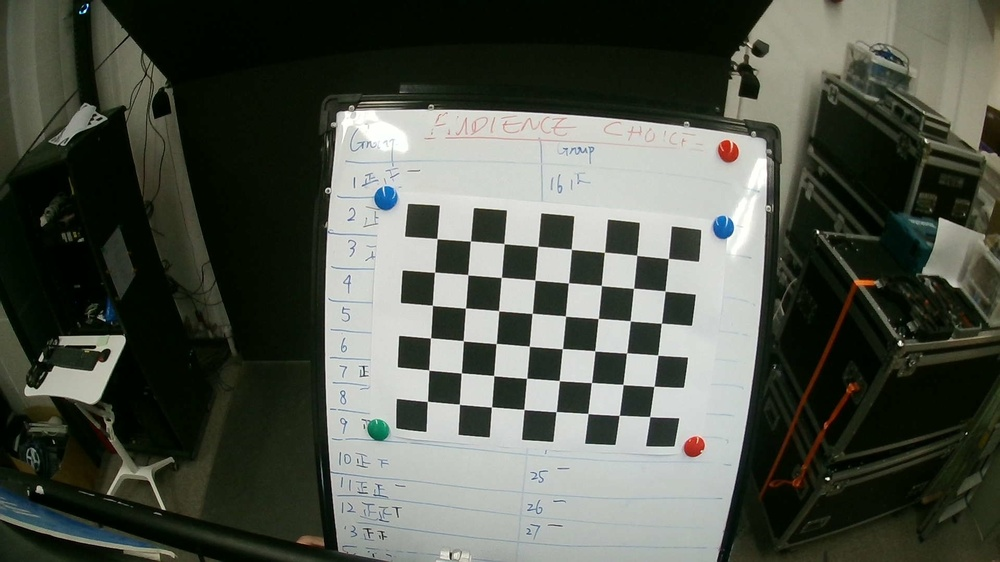
#> input picture calibration_images2/20241217_174009.jpg, 1000 x 562 px, shrunk from 1920 x 1080 before the run; its folder holds only this picture in this run
$ python cali_intrinsic.py
#> lines starting #> are read from the running program, lines starting #| are printed output that depends on the picture; after the words box and inside, x2 and y2 are one past the last pixel; in counts of white or black regions, pixels touching at a corner belong together
import numpy as np
import cv2 as cv
import glob
import os
import json


# Define the number of inner corners (rows and columns) in the chessboard
chessboard_rows = 6  # Number of inner corners in rows
chessboard_cols = 8  # Number of inner corners in columns
chessboard_length_mm = 60
images_path = "./calibration_images2/*.jpg"

# Termination criteria for corner refinement
criteria = (cv.TERM_CRITERIA_EPS + cv.TERM_CRITERIA_MAX_ITER, 30, 0.001)

# Prepare object points, like (0,0,0), (1,0,0), (2,0,0) ....,(cols-1, rows-1, 0)
objp = np.zeros((chessboard_rows * chessboard_cols, 3), np.float32)
objp[:, :2] = np.mgrid[0:chessboard_cols, 0:chessboard_rows].T.reshape(-1, 2)
objp *= chessboard_length_mm

# Arrays to store object points and image points from all the images
objpoints = []  # 3d point in real world space
imgpoints = []  # 2d points in image plane

# Load all images with .jpg extension
images = glob.glob(images_path)

for fname in images:
    img = cv.imread(fname)
#> img is the input picture: shape (562, 1000, 3); mean B, G, R 75.3, 84.7, 80.3
    gray = cv.cvtColor(img, cv.COLOR_BGR2GRAY)

    # Find the chessboard corners
    ret, corners = cv.findChessboardCorners(gray, (chessboard_cols, chessboard_rows), None)
#> ret = True; corners = 48 rows, first 8: [437, 238.6], [470.5, 241], [504.1, 243.7], [537.7, 246.4], [571.3, 249.2], [604.4, 252.3], [636.6, 255.2], [668.3, 258.5]

    # If found, add object points and refine image points
    if ret == True:
        objpoints.append(objp)

        corners2 = cv.cornerSubPix(gray, corners, (11, 11), (-1, -1), criteria)
#> corners2 = 48 rows, first 8: [436.9, 238.6], [470.5, 241], [504, 243.6], [537.7, 246.4], [571.4, 249.3], [604.4, 252.3], [636.7, 255.3], [668.3, 258.5]
        imgpoints.append(corners2)

        # Draw and display the corners
        cv.drawChessboardCorners(img, (chessboard_cols, chessboard_rows), corners2, ret)
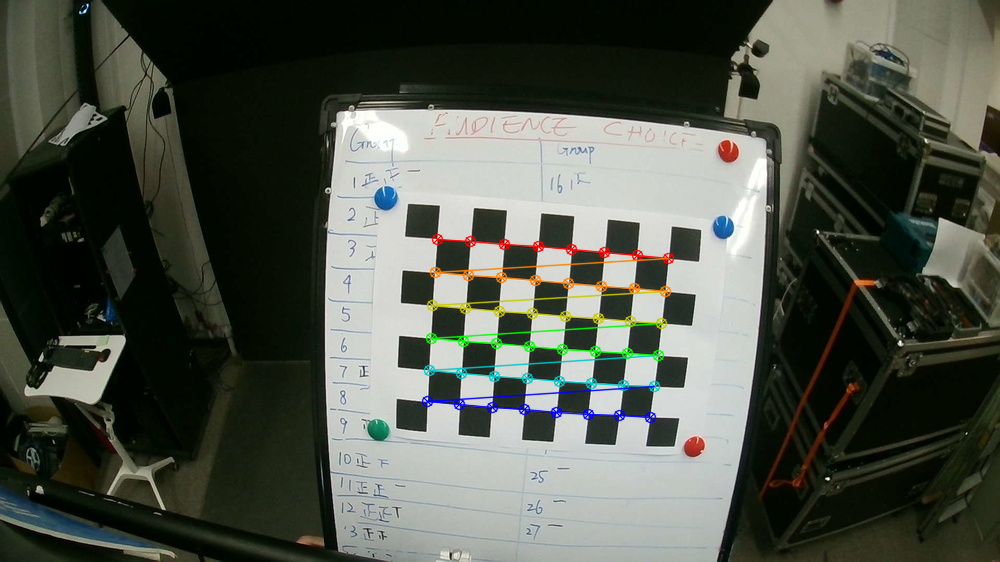
#> img: shape (562, 1000, 3); 1.99% of pixels changed, all inside (x1, y1, x2, y2) = (421, 233, 675, 424)
        # cv.imshow('Chessboard Corners', img)
        # cv.waitKey(500)

cv.destroyAllWindows()

# start to calibrate
# gray.shape ==> (h, w) , -1 means reverse
# opencv function needs (x,y) format
ret, mtx, dist, rvecs, tvecs = cv.calibrateCamera(objpoints, imgpoints, gray.shape[::-1], None, None)
#> ret = 0.102; mtx = [[427.3, 0, 531.3], [0, 428.6, 267.8], [0, 0, 1]]; dist = [[-0.298, 0.902, 0.015, -0.00372, -2.16]]; rvecs = ([0.0836, -0.0178, 0.0822],); tvecs = ([-167.9, -52.48, 750.9],)

def save_calibration_to_json(ret, mtx, dist, rvecs, tvecs, output_file="camera_calibration.json"):
    """
    将相机标定结果保存到 JSON 文件。

    参数:
        ret (float): 重投影误差。
        mtx (numpy.ndarray): 相机内参矩阵。
        dist (numpy.ndarray): 畸变系数。
        rvecs (list): 旋转向量的列表。
        tvecs (list): 平移向量的列表。
        output_file (str): 保存 JSON 文件的路径，默认是 "camera_calibration.json"。

    返回:
        bool: 保存成功返回 True，否则返回 False。
    """
#> called with ret = 0.102, mtx = array of shape (3, 3), dist = array of shape (1, 5), rvecs = ([0.0836, -0.0178, 0.0822],), tvecs = ([-167.9, -52.48, 750.9],), output_file = 'intrinsic.json'
    try:
        # 将标定结果转换为 JSON 格式
        calibration_data = {
            # "ret": ret,  # 重投影误差
            "camera_matrix": mtx.tolist(),  # 相机内参矩阵
            "dist_coeffs": dist.tolist(),  # 畸变系数
            # "rvecs": [rvec.flatten().tolist() for rvec in rvecs],  # 旋转向量
            # "tvecs": [tvec.flatten().tolist() for tvec in tvecs],  # 平移向量
        }
#> calibration_data = {'camera_matrix': [[427.3, 0, 531.3], [0, 428.6, 267.8], [0, 0, 1]], 'dist_coeffs': [[-0.298, 0.902, 0.015, -0.00372, -2.16]]}

        # 保存结果到 JSON 文件
        with open(output_file, "w") as f:
            json.dump(calibration_data, f, indent=4)

        print(f"Camera calibration data has been saved to {output_file}")
        return True

    except Exception as e:
        print(f"An error occurred: {e}")
        return False

save_calibration_to_json(ret, mtx, dist, rvecs, tvecs, output_file="intrinsic.json")

for fname in images:
    img = cv.imread(fname)
    h,  w = img.shape[:2]
    newcameramtx, roi = cv.getOptimalNewCameraMatrix(mtx, dist, (w,h), 1, (w,h))
#> newcameramtx = [[427.3, 0, 531.3], [0, 428.6, 267.8], [0, 0, 1]]; roi = (0, 0, 999, 561)
    # undistort
    dst = cv.undistort(img, mtx, dist, None, newcameramtx)
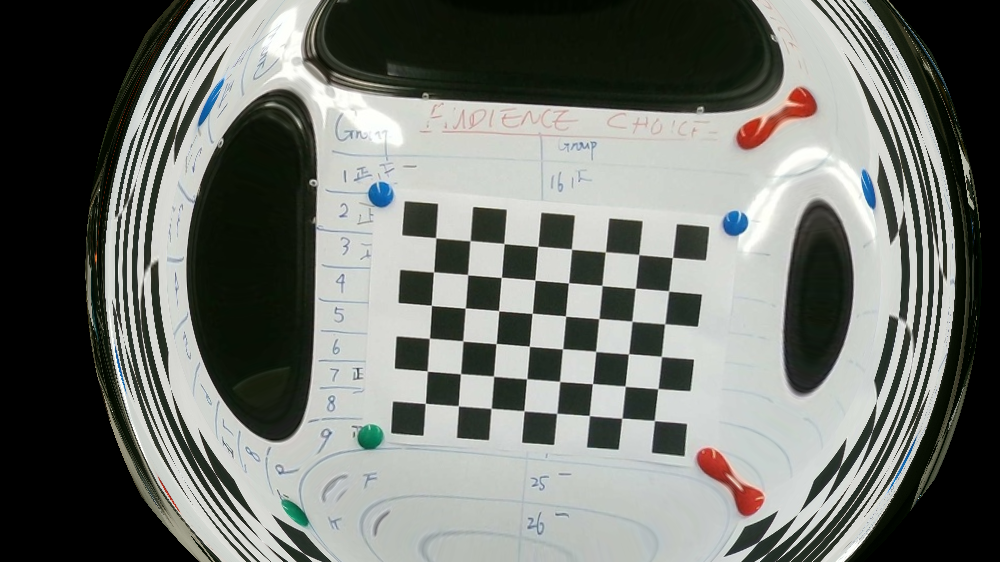
#> dst: shape (562, 1000, 3); mean B, G, R 110.5, 115.8, 112.5
    # crop the image
    x, y, w, h = roi
#> x = 0; y = 0; w = 999; h = 561
    dst = dst[y:y+h, x:x+w]
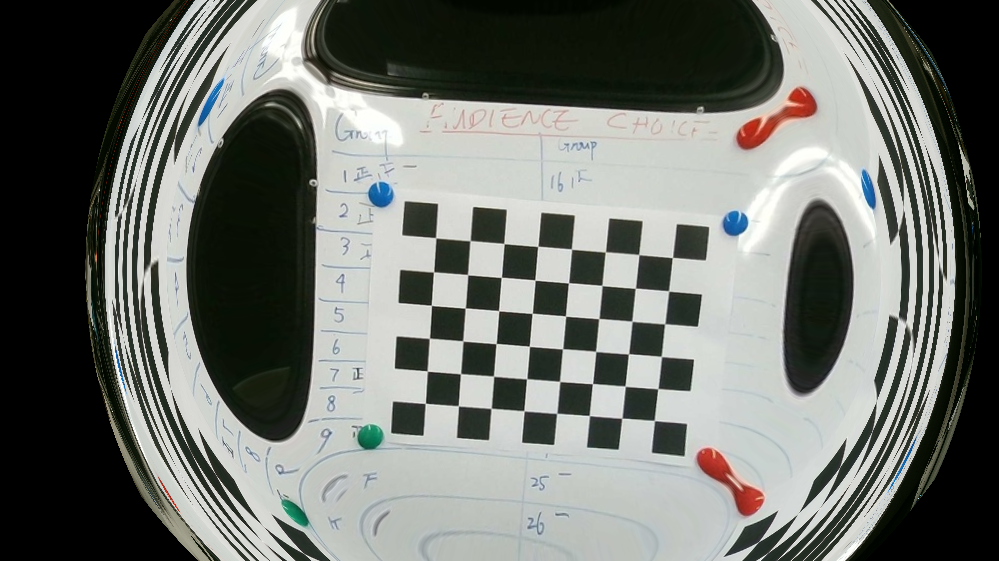
#> dst: shape (561, 999, 3); mean B, G, R 110.6, 115.9, 112.6
    base_name = os.path.basename(fname)
    dst_fame = os.path.join("undistorted_images2", base_name)
    cv.imwrite(dst_fame, dst)

$ run again, on calibration_images2/20241217_174141.jpg
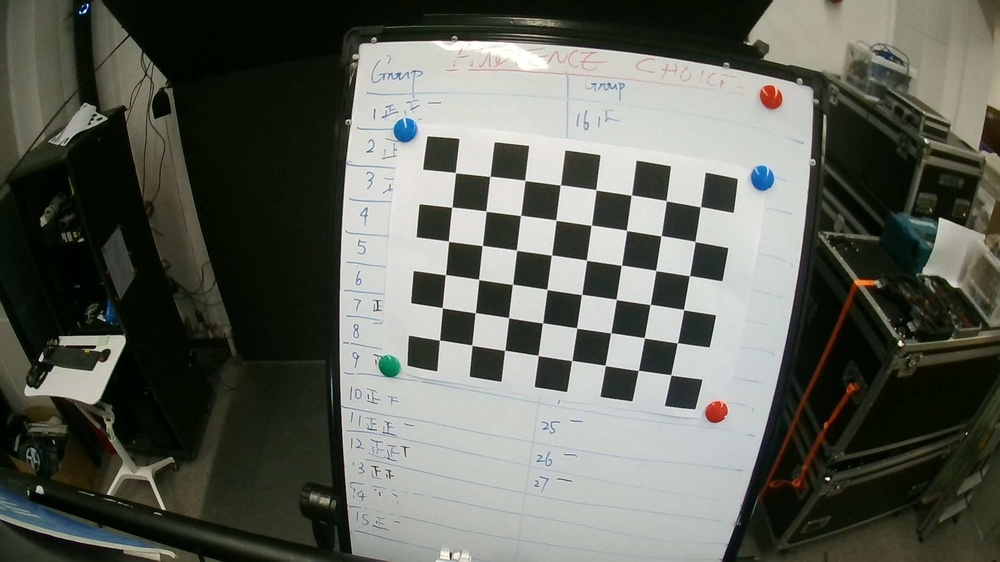
#> input picture calibration_images2/20241217_174141.jpg, 1000 x 562 px, shrunk from 1920 x 1080 before the run
#> img is the input picture: shape (562, 1000, 3); mean B, G, R 89.3, 97.5, 94.7
#> `ret, corners = cv.findChessboardCorners(gray, (chessboard_cols, chessb..`: ret = True; corners = 48 rows, first 8: [455.4, 172.6], [489.8, 176.4], [525, 180.4], [560.1, 185.1], [595.7, 189.7], [631.3, 195.2], [666.3, 200.9], [700.4, 206.6]
#> corners2 = 48 rows, first 8: [455.4, 172.6], [489.9, 176.3], [524.8, 180.4], [560.3, 184.9], [595.9, 189.7], [631.3, 195.2], [666.2, 200.7], [700.4, 206.7]
#> `cv.drawChessboardCorners(img, (chessboard_cols, chessboard_rows), corn..`:
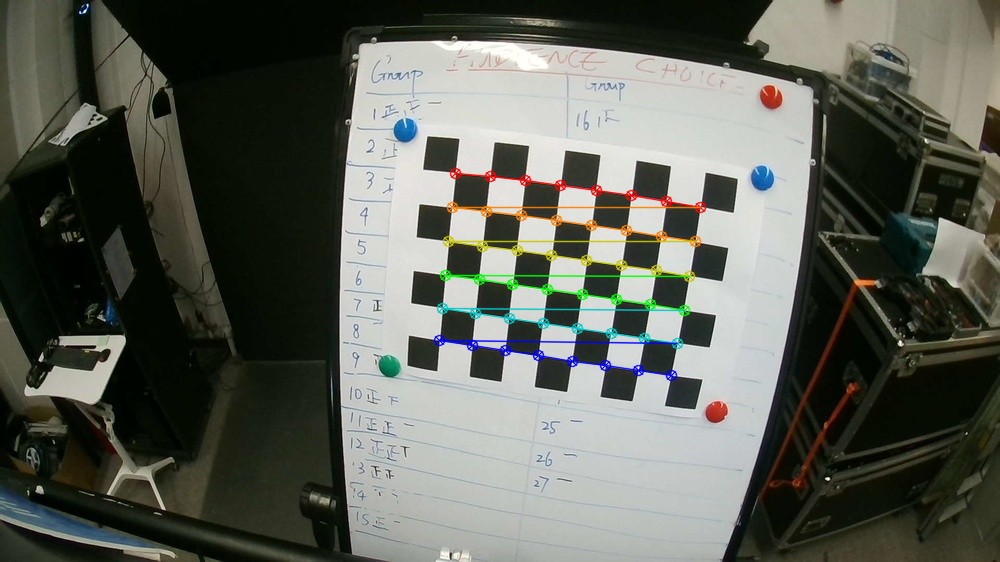
#> img: shape (562, 1000, 3); 2.07% of pixels changed, all inside (x1, y1, x2, y2) = (433, 167, 707, 382)
#> `ret, mtx, dist, rvecs, tvecs = cv.calibrateCamera(objpoints, imgpoints..`: ret = 0.126; mtx = [[885.6, 0, 427.1], [0, 926, 339.3], [0, 0, 1]]; dist = [[-0.897, 0.611, -0.0254, 0.0748, -2.03]]; rvecs = ([0.375, 0.203, 0.117],); tvecs = ([45.56, -276.2, 1516.7],)
#> calibration_data = {'camera_matrix': [[885.6, 0, 427.1], [0, 926, 339.3], [0, 0, 1]], 'dist_coeffs': [[-0.897, 0.611, -0.0254, 0.0748, -2.03]]}
#> newcameramtx = [[885.6, 0, 427.1], [0, 596.9, 379.5], [0, 0, 1]]; roi = (0, 161, 999, 362)
#> `x, y, w, h = roi`: x = 0; y = 161; w = 999; h = 362
#> `dst = dst[y:y+h, x:x+w]`:
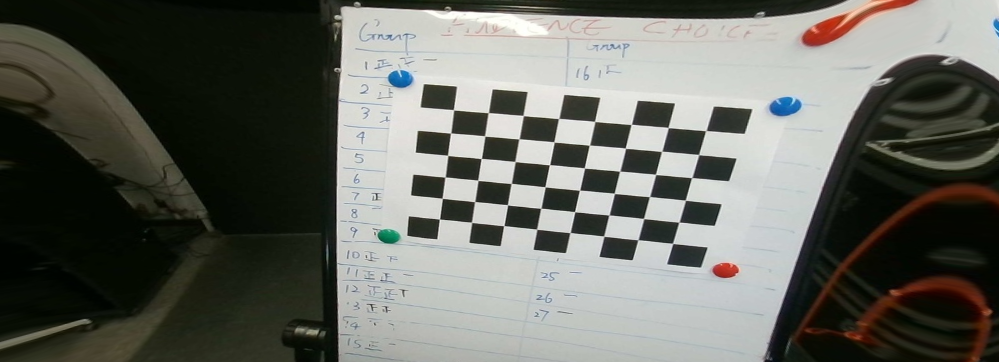
#> dst: shape (362, 999, 3); mean B, G, R 97, 103.9, 102.2

$ run again, on calibration_images2/20241217_174205.jpg
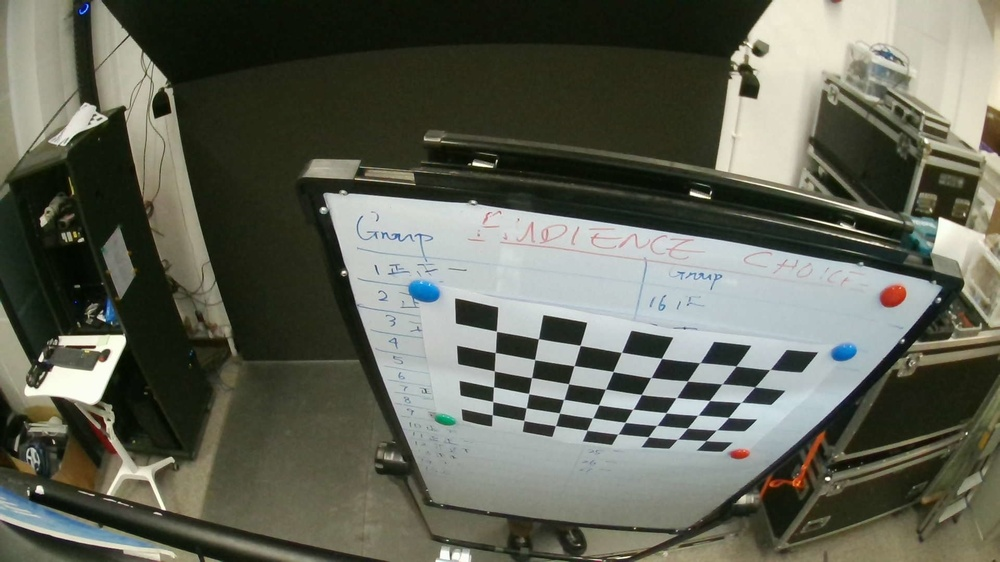
#> input picture calibration_images2/20241217_174205.jpg, 1000 x 562 px, shrunk from 1920 x 1080 before the run
#> img is the input picture: shape (562, 1000, 3); mean B, G, R 86.7, 99.4, 96.8
#> `ret, corners = cv.findChessboardCorners(gray, (chessboard_cols, chessb..`: ret = True; corners = 48 rows, first 8: [496.4, 331.2], [538.3, 338.8], [580, 345.3], [621.4, 352.4], [661.5, 358.3], [699.9, 362.6], [736, 366.1], [769.9, 369.5]
#> corners2 = 48 rows, first 8: [496.5, 331.3], [538.4, 338.7], [580.1, 345.4], [621.4, 352.4], [661.5, 358.4], [699.8, 362.6], [736.1, 366], [769.9, 369.5]
#> `cv.drawChessboardCorners(img, (chessboard_cols, chessboard_rows), corn..`:
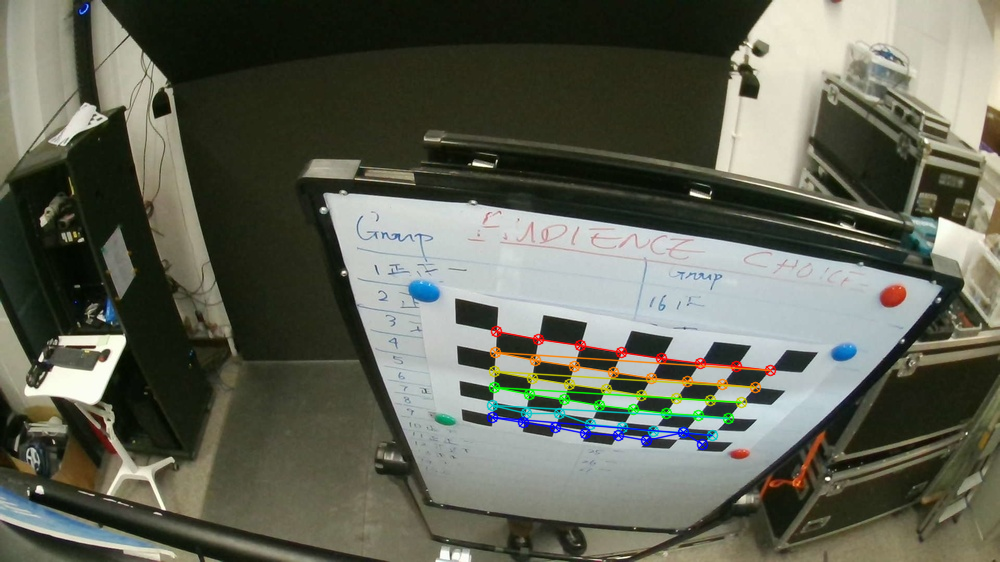
#> img: shape (562, 1000, 3); 1.85% of pixels changed, all inside (x1, y1, x2, y2) = (486, 325, 777, 451)
#> `ret, mtx, dist, rvecs, tvecs = cv.calibrateCamera(objpoints, imgpoints..`: ret = 3.2; mtx = [[1096.2, 0, 426], [0, 698.6, 214.1], [0, 0, 1]]; dist = [[-0.619, -98.73, 0.639, 0.924, 384.9]]; rvecs = ([0.363, -0.347, 0.224],); tvecs = ([97.19, 283.4, 2202.5],)
#> calibration_data = {'camera_matrix': [[1096.2, 0, 426], [0, 698.6, 214.1], [0, 0, 1]], 'dist_coeffs': [[-0.619, -98.73, 0.639, 0.924, 384.9]]}
#> newcameramtx = [[1461.5, 0, 568], [0, 641.7, 242.4], [0, 0, 1]]; roi = (0, 0, 0, 0)
#> `dst = cv.undistort(img, mtx, dist, None, newcameramtx)`:
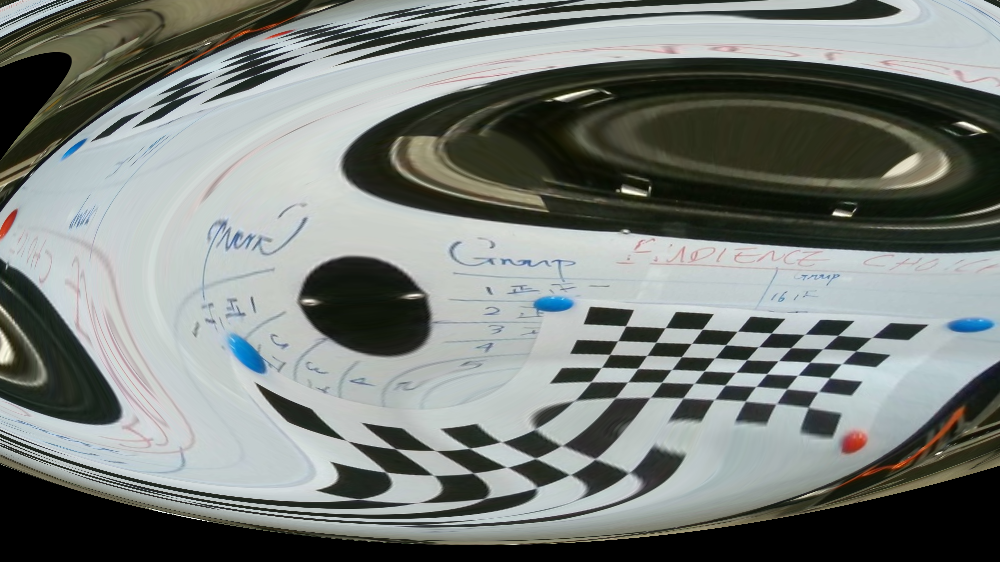
#> dst: shape (562, 1000, 3); mean B, G, R 121.7, 125.9, 120.5
#> `x, y, w, h = roi`: x = 0
#> `dst = dst[y:y+h, x:x+w]`: dst = empty array

$ run again, on calibration_images2/20241217_174208.jpg
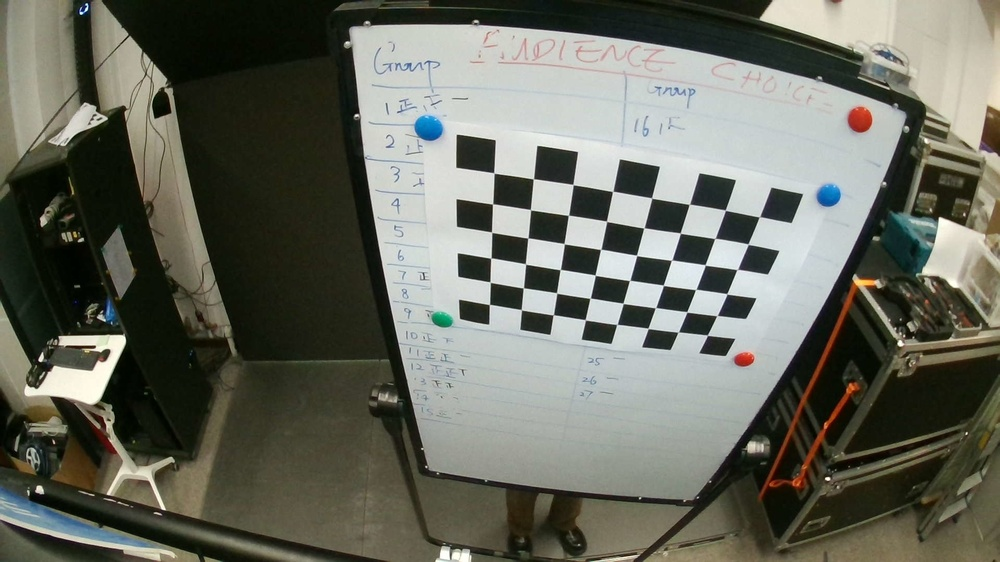
#> input picture calibration_images2/20241217_174208.jpg, 1000 x 562 px, shrunk from 1920 x 1080 before the run
#> img is the input picture: shape (562, 1000, 3); mean B, G, R 95.2, 105.9, 104.1
#> `ret, corners = cv.findChessboardCorners(gray, (chessboard_cols, chessb..`: ret = True; corners = 48 rows, first 8: [494, 173], [533.3, 178.9], [573, 184.5], [612.5, 191.5], [651.6, 197.9], [689.3, 204.4], [725.3, 210.3], [759.3, 216.9]
#> corners2 = 48 rows, first 8: [493.9, 173], [533.4, 178.8], [573.1, 184.6], [612.7, 191.4], [651.7, 198], [689.4, 204.3], [725.3, 210.2], [759.5, 216.8]
#> `cv.drawChessboardCorners(img, (chessboard_cols, chessboard_rows), corn..`:
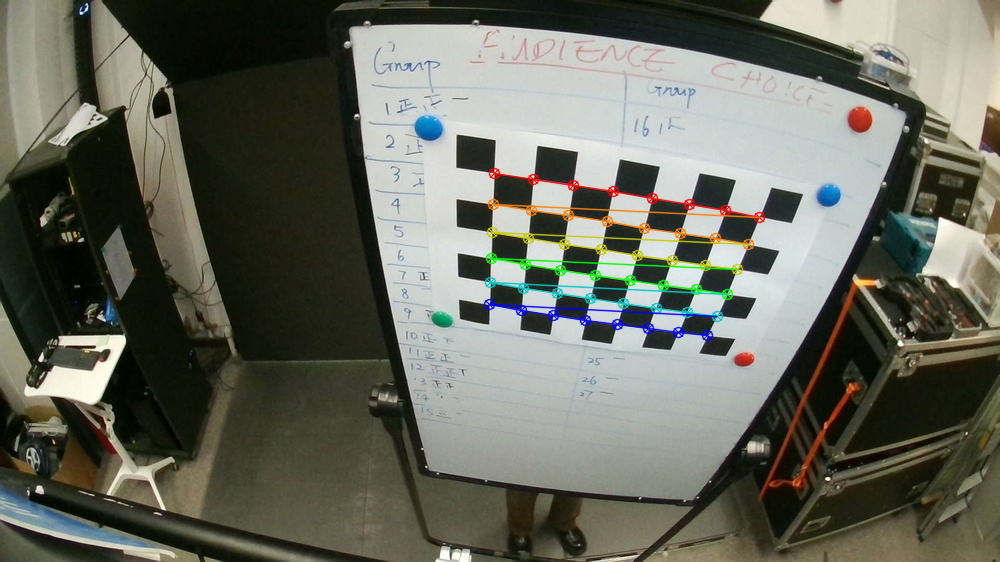
#> img: shape (562, 1000, 3); 2.05% of pixels changed, all inside (x1, y1, x2, y2) = (483, 167, 766, 342)
#> `ret, mtx, dist, rvecs, tvecs = cv.calibrateCamera(objpoints, imgpoints..`: ret = 1.36; mtx = [[43459.7, 0, 492.9], [0, 3256.1, 348.6], [0, 0, 1]]; dist = [[29.04, 4175.6, -3.71, -0.0559, 72.87]]; rvecs = ([0.187, 1.43, 0.172],); tvecs = ([1.06, -429.3, 11565.2],)
#> calibration_data = {'camera_matrix': [[43459.7, 0, 492.9], [0, 3256.1, 348.6], [0, 0, 1]], 'dist_coeffs': [[29.04, 4175.6, -3.71, -0.0559, 72.87]]}
#> newcameramtx = [[34255.8, 0, 480.3], [0, 4283.7, 119.6], [0, 0, 1]]; roi = (448, 161, 89, 397)
#> `x, y, w, h = roi`: x = 448; y = 161; w = 89; h = 397
#> `dst = dst[y:y+h, x:x+w]`:
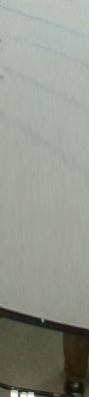
#> dst: shape (397, 89, 3); mean B, G, R 140.5, 149.2, 146.4
